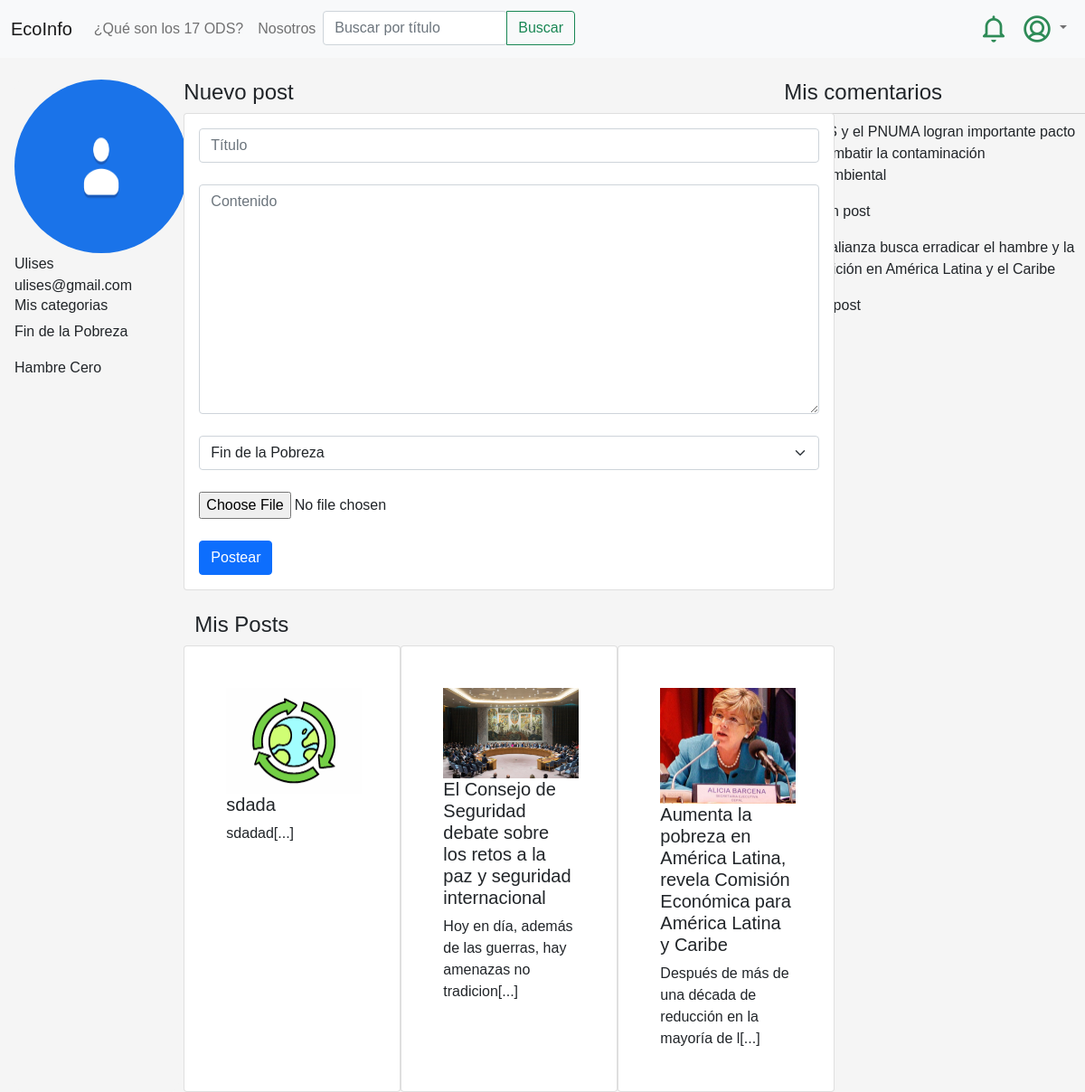
Before: /perfil_usuario/ (signed in) with the older database file.
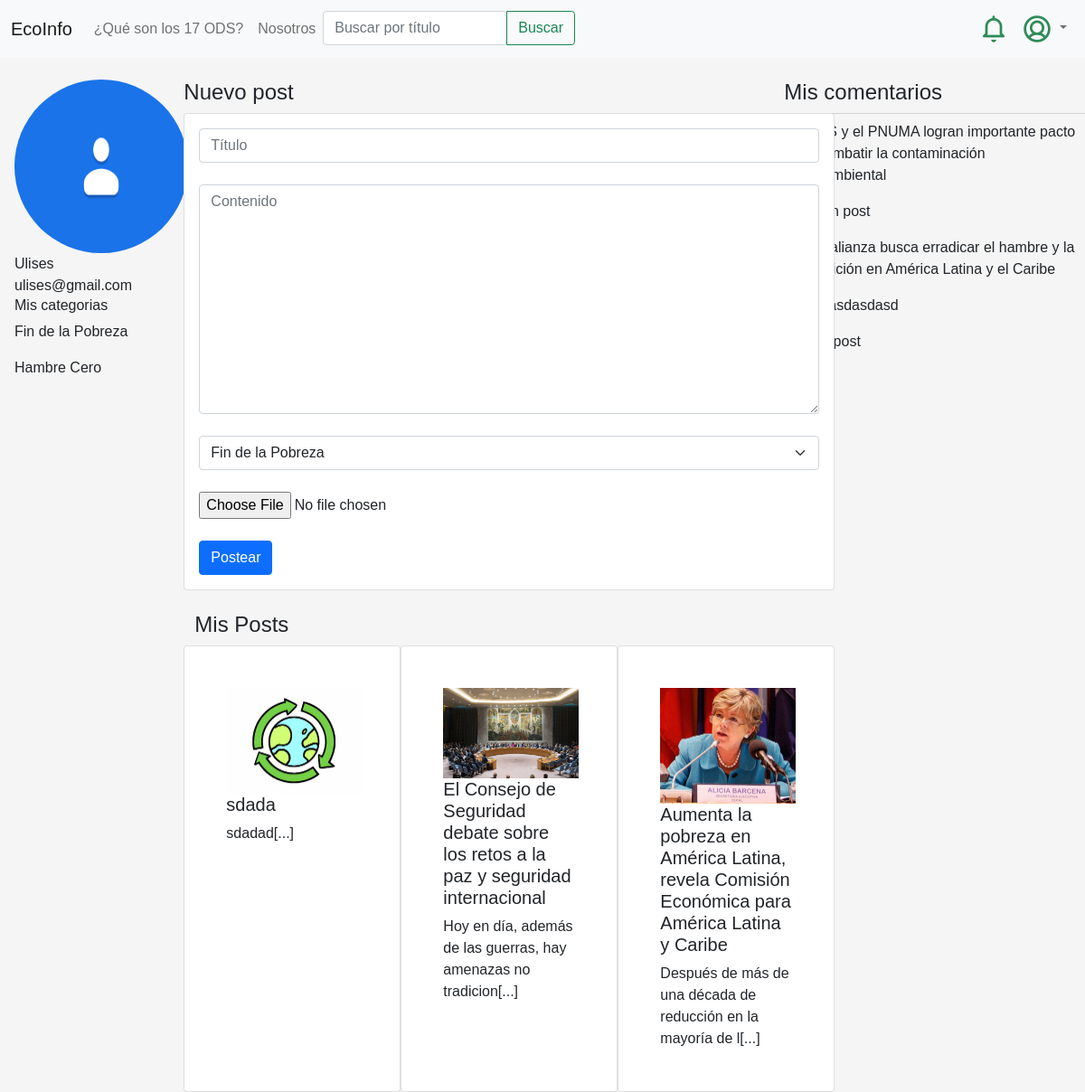
After: the same page with the newer database file.
### feed/models.py (models this page shows, shortened)
class categoria(models.Model):
    name = models.CharField(max_length=50)
    imagen = models.ImageField(upload_to='categoria',default='categoria_default.png')

class post(models.Model):
    posteador = models.ForeignKey(User, on_delete=models.CASCADE, null=True)
    titulo = models.CharField(max_length=100)
    contenido = models.TextField()
    pre_contenido = models.TextField()
    categoria = models.ForeignKey(categoria, on_delete=models.CASCADE,  default=1, null=False)
    creado_en = models.DateTimeField(auto_now_add=True)
    actualizado_en = models.DateTimeField(auto_now=True)
    me_gusta = models.IntegerField(default=0)
    no_megusta = models.IntegerField(default=0)
    imagen = models.FileField(upload_to='imagenes_posts', default='post_default.jpg')
    visitas = models.IntegerField(default=0)

class comentario(models.Model):
    post = models.ForeignKey(post, on_delete=models.CASCADE)
    comentador = models.ForeignKey(User, on_delete=models.CASCADE, null=True)
    nombre_comentador = models.CharField(max_length=50, null=True)
    contenido = models.TextField()
    creado_en = models.DateTimeField(auto_now_add=True)
    actualizado_en = models.DateTimeField(auto_now=True)
    aprobado = models.BooleanField(default=False)

### feed/views.py (the view)
# urls.py: path('perfil_usuario/',views.perfil_usuario, name='perfil_usuario'),
@login_required
def perfil_usuario(request):
    notif_user = notificaciones.objects.filter(post__posteador_id=request.user.id ).exclude(usuario_id = request.user.id).order_by('creado_en').reverse()[:10]
    mis_posteos = post.objects.filter(posteador_id=request.user.id).order_by('creado_en').reverse()
    mis_categorias = categoria.objects.filter(id__in = mis_posteos.values('categoria_id'))
    mis_comentarios = comentario.objects.filter(comentador_id=request.user.id).order_by('creado_en').reverse()
    posteos = post.objects.filter(comentario__comentador_id=request.user.id).distinct()
    categorias = categoria.objects.all()
    usuario_actual = usuario.objects.get( usuario_fk_id =request.user.id)
    contexto = {'mis_posteos':mis_posteos, 'mis_comentarios':mis_comentarios, 'categorias':categorias, 'notif_user':notif_user, 'mis_categorias':mis_categorias, 'usuario_actual':usuario_actual, 'posteos':posteos}
    return render(request,"mi_contenido.html",contexto)

### feed/templates/mi_contenido.html (shortened to what this page needs)
{% extends "base.html" %}
{% block content %}
<body style="background: whitesmoke;" >
<br><br><br>
<div class="perfil_usuario"  >
    <div class="usuario_datos"  style="margin-left: 1rem;">
        <img src="{{usuario_actual.foto.url }}" style="width: 12rem; height: 12rem; border-radius: 6rem;  " >
        <br>
        {{ user.username }}
        <br>
        {{ user.email }}
       <br>
        <h6>Mis categorias</h6>
            {% if mis_categorias %}
                {% for mi_categoria in mis_categorias %}
                        <p>{{ mi_categoria.name }} </p>
                {% endfor %}
            {% endif %}
    </div>
<div class="post" ib="global">
    <h4>Nuevo post</h4>
    <div class="card" style="height: 33rem; width: 45rem;">
        <div class="card-body" >
    <form action="{% url 'agregar_post' %} " method="POST"  enctype="multipart/form-data"> {% csrf_token %}
        <div class="form-group">
            <input type="text" class="form-control" id="txttitulo" name="txttitulo" placeholder="Título">
        </div>
        <br>
        <div class="form-group">
            <textarea class="form-control" id="txtcontenido" name="txtcontenido" rows="10" placeholder="Contenido"></textarea>
        </div>
        <div class="form-group">
            <br>
            <select class="form-gourp form-select" name="txtcategoria" id="txtcategoria" required>
                {% for categoria in categorias %}
                    <option value="{{categoria.id}}" >{{categoria.name}}</option>
                {% endfor %}
              </select>
        </div>
        <br>
        <div >
            <input type="file" id="txtimagen"  name="txtimagen">
        </div>
        <br>
        <button type="submit" class="btn btn-primary">Postear</button>
    </form>
    </div>
</div>
<br>
    <section class="main-section row" id="mensajes" style="margin-left: auto;">
    <h4>Mis Posts</h4>
     {% for post in mis_posteos %}
     <div class="card" style="width: 15rem;">
         <div class="card-body">
            <img src="{{post.imagen.url}}" alt="{{post.tipo_17_ODS}}" style="width:150px;">
             <h5 class="card-title"> {{ post.titulo }}</h5>
             <p class="card-text"> {{ post.pre_contenido }}</p>
         </div>
     </div>
    {% endfor %}
    </section>
</div>
<div class="cometarios" style=" margin-left: 4rem;">
    <h4>Mis comentarios</h4>
    <div class="dropdown-divider"></div>
    {%if mis_comentarios %}
        {% for post in posteos %}
            <p> {{post.titulo}} </p>
             {% for comentario in mis_comentarios %}
                {% if comentario.post_id == post.id %}
                    <p>  >> {{ comentario.contenido }}</p>
                {% endif %}
            {% endfor %}
        {% endfor %}
    {% endif %}
</div>
</div>
</body>
{% endblock %}

Changed rows visible on the page:
added comentario: contenido "asdasdasdasd", shown under post (number 5 of 5 on the later page)
